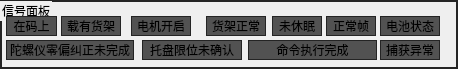
       <widget class="QGroupBox" name="groupBox_8">
        <property name="geometry">
         <rect>
          <x>0</x>
          <y>5</y>
          <width>458</width>
          <height>69</height>
         </rect>
        </property>
        <property name="styleSheet">
         <string notr="true">QGroupBox {
  border: 1.5px solid rgb(36, 36, 36);
}
QLabel {
  background: rgb(82, 82, 82);

}</string>
        </property>
        <property name="title">
         <string>信号面板</string>
        </property>
        <widget class="QLabel" name="label_Command_Mode">
         <property name="geometry">
          <rect>
           <x>248</x>
           <y>40</y>
           <width>129</width>
           <height>20</height>
          </rect>
         </property>
         <property name="styleSheet">
          <string notr="true">border: 1px solid rgb(36, 36, 36);        background: rgb(82, 82, 82);
</string>
         </property>
         <property name="text">
          <string>命令执行完成</string>
         </property>
         <property name="alignment">
          <set>Qt::AlignCenter</set>
         </property>
        </widget>
        <widget class="QLabel" name="label_salver">
         <property name="geometry">
          <rect>
           <x>142</x>
           <y>40</y>
           <width>100</width>
           <height>20</height>
          </rect>
         </property>
         <property name="styleSheet">
          <string notr="true">border: 1px solid rgb(36, 36, 36);        background: rgb(82, 82, 82);
</string>
         </property>
         <property name="text">
          <string>托盘限位未确认</string>
         </property>
         <property name="alignment">
          <set>Qt::AlignCenter</set>
         </property>
        </widget>
        <widget class="QLabel" name="label_gyroscope">
         <property name="geometry">
          <rect>
           <x>6</x>
           <y>40</y>
           <width>128</width>
           <height>20</height>
          </rect>
         </property>
         <property name="styleSheet">
          <string notr="true">border: 1px solid rgb(36, 36, 36); </string>
         </property>
         <property name="text">
          <string>陀螺仪零偏纠正未完成</string>
         </property>
         <property name="alignment">
          <set>Qt::AlignCenter</set>
         </property>
        </widget>
        <widget class="QLabel" name="label_13">
         <property name="geometry">
          <rect>
           <x>326</x>
           <y>16</y>
           <width>50</width>
           <height>20</height>
          </rect>
         </property>
         <property name="styleSheet">
          <string notr="true">border: 1px solid rgb(36, 36, 36); </string>
         </property>
         <property name="text">
          <string>正常帧</string>
         </property>
         <property name="alignment">
          <set>Qt::AlignCenter</set>
         </property>
        </widget>
        <widget class="QLabel" name="label_shelves">
         <property name="geometry">
          <rect>
           <x>61</x>
           <y>16</y>
           <width>60</width>
           <height>20</height>
          </rect>
         </property>
         <property name="styleSheet">
          <string notr="true">border: 1px solid rgb(36, 36, 36); </string>
         </property>
         <property name="text">
          <string>载有货架</string>
         </property>
         <property name="alignment">
          <set>Qt::AlignCenter</set>
         </property>
        </widget>
        <widget class="QLabel" name="label_Motor_switch">
         <property name="geometry">
          <rect>
           <x>131</x>
           <y>16</y>
           <width>60</width>
           <height>20</height>
          </rect>
         </property>
         <property name="styleSheet">
          <string notr="true">border: 1px solid rgb(36, 36, 36); </string>
         </property>
         <property name="text">
          <string>电机开启</string>
         </property>
         <property name="alignment">
          <set>Qt::AlignCenter</set>
         </property>
        </widget>
        <widget class="QLabel" name="label_code">
         <property name="geometry">
          <rect>
           <x>6</x>
           <y>16</y>
           <width>51</width>
           <height>20</height>
          </rect>
         </property>
         <property name="styleSheet">
          <string notr="true">border: 1px solid rgb(36, 36, 36); </string>
         </property>
         <property name="text">
          <string>在码上</string>
         </property>
         <property name="alignment">
          <set>Qt::AlignCenter</set>
         </property>
        </widget>
        <widget class="QLabel" name="label_17">
         <property name="geometry">
          <rect>
           <x>206</x>
           <y>16</y>
           <width>60</width>
           <height>20</height>
          </rect>
         </property>
         <property name="styleSheet">
          <string notr="true">border: 1px solid rgb(36, 36, 36); </string>
         </property>
         <property name="text">
          <string>货架正常</string>
         </property>
         <property name="alignment">
          <set>Qt::AlignCenter</set>
         </property>
        </widget>
        <widget class="QLabel" name="label_18">
         <property name="geometry">
          <rect>
           <x>272</x>
           <y>16</y>
           <width>50</width>
           <height>20</height>
          </rect>
         </property>
         <property name="styleSheet">
          <string notr="true">border: 1px solid rgb(36, 36, 36); </string>
         </property>
         <property name="text">
          <string>未休眠</string>
         </property>
         <property name="alignment">
          <set>Qt::AlignCenter</set>
         </property>
        </widget>
        <widget class="QLabel" name="label_11">
         <property name="geometry">
          <rect>
           <x>380</x>
           <y>40</y>
           <width>60</width>
           <height>20</height>
          </rect>
         </property>
         <property name="styleSheet">
          <string notr="true">border: 1px solid rgb(36, 36, 36); </string>
         </property>
         <property name="text">
          <string>捕获异常</string>
         </property>
         <property name="alignment">
          <set>Qt::AlignCenter</set>
         </property>
        </widget>
        <widget class="QLabel" name="label_AGV_PodSensor">
         <property name="geometry">
          <rect>
           <x>380</x>
           <y>16</y>
           <width>60</width>
           <height>20</height>
          </rect>
         </property>
         <property name="styleSheet">
          <string notr="true">border: 1px solid rgb(36, 36, 36);</string>
         </property>
         <property name="text">
          <string>电池状态</string>
         </property>
         <property name="alignment">
          <set>Qt::AlignCenter</set>
         </property>
        </widget>
       </widget>
